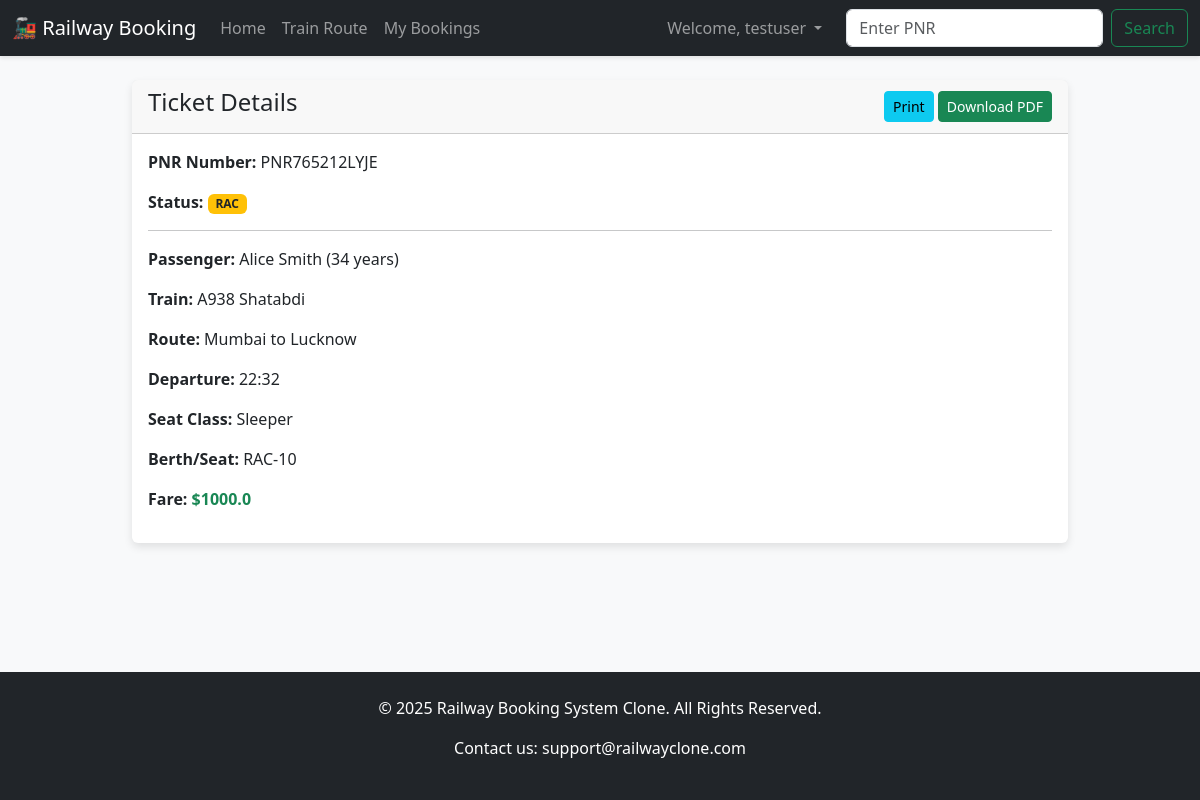
Page /pnr_status?pnr=PNR765212LYJE (signed in) on the committed database.
### app.py (models this page shows)
class Booking(db.Model):
    id = db.Column(db.Integer, primary_key=True)
    pnr_number = db.Column(db.String(20), unique=True, nullable=False)
    train_id = db.Column(db.Integer, db.ForeignKey('train.id'), nullable=False)
    user_id = db.Column(db.Integer, db.ForeignKey('user.id'), nullable=False)
    passenger_name = db.Column(db.String(100), nullable=False)
    passenger_age = db.Column(db.Integer, nullable=False)
    seat_class = db.Column(db.String(50), nullable=False, default='Sleeper')
    berth_preference = db.Column(db.String(50), nullable=True)
    status = db.Column(db.String(20), default='Confirmed')
    seat_number = db.Column(db.String(20), nullable=True)
    fare = db.Column(db.Float, nullable=False, default=0.0)

class Train(db.Model):
    id = db.Column(db.Integer, primary_key=True)
    train_name = db.Column(db.String(100), nullable=False)
    source = db.Column(db.String(100), nullable=False)
    destination = db.Column(db.String(100), nullable=False)
    departure_time = db.Column(db.String(10), nullable=False) # e.g., '06:15'
    arrival_time = db.Column(db.String(10), nullable=True)
    total_seats = db.Column(db.Integer, nullable=False)
    bookings = db.relationship('Booking', backref='train', lazy=True)
    route_stops = db.relationship('Route', backref='train', lazy=True, order_by='Route.stop_order')

### app.py (the view)
@app.route('/pnr_status')
def pnr_status():
    pnr = request.args.get('pnr')
    if not pnr:
        flash('Please enter a PNR number.', 'warning')
        return redirect(url_for('index'))
    booking = Booking.query.filter_by(pnr_number=pnr.strip()).first()
    if booking:
        return render_template('ticket_details.html', booking=booking)
    else:
        flash('Invalid PNR Number. Please check and try again.', 'danger')
        return redirect(url_for('index'))

### templates/ticket_details.html
{% extends 'base.html' %}
{% block content %}
  <div class="card">
    <div class="card-header d-flex justify-content-between align-items-center">
      <h4>Ticket Details</h4>
      <div>
        <a href="{{ url_for('print_ticket', pnr=booking.pnr_number) }}" class="btn btn-sm btn-info" target="_blank">Print</a>
        <a href="{{ url_for('download_ticket', pnr=booking.pnr_number) }}" class="btn btn-sm btn-success">Download PDF</a>
      </div>
    </div>
    <div class="card-body">
      <p><strong>PNR Number:</strong> {{ booking.pnr_number }}</p>
      <p><strong>Status:</strong> <span class="badge
      {% if booking.status == 'Confirmed' %}
        bg-success
      {% elif booking.status == 'RAC' %}
        bg-warning text-dark
      {% else %}
        bg-info
      {% endif %}
      ">{{ booking.status }}</span></p>
      <hr>
      <p><strong>Passenger:</strong> {{ booking.passenger_name }} ({{ booking.passenger_age }} years)</p>
      <p><strong>Train:</strong> {{ booking.train.train_name }}</p>
      <p><strong>Route:</strong> {{ booking.train.source }} to {{ booking.train.destination }}</p>
      <p><strong>Departure:</strong> {{ booking.train.departure_time }}</p>
      <p><strong>Seat Class:</strong> {{ booking.seat_class }}</p>
      <p><strong>Berth/Seat:</strong> {{ booking.seat_number or 'N/A' }}</p>
      <p><strong>Fare:</strong> <span class="fw-bold text-success">${{ booking.fare|round(2) }}</span></p>
    </div>
  </div>
{% endblock %}

### static/css/style.css (style rules this page uses)
body { background-color: #f8f9fa; }
.card { border: none; box-shadow: 0 4px 8px rgba(0,0,0,.1); }

### rows in the picture
Booking: pnr_number "PNR765212LYJE", status "RAC", passenger_name "Alice Smith", passenger_age "34", seat_class "Sleeper", seat_number "RAC-10", fare "1000.0"
Train: train.train_name "A938 Shatabdi", train.source "Mumbai", train.destination "Lucknow", train.departure_time "22:32"

### other values in the picture
{{ session.username }} "testuser"
